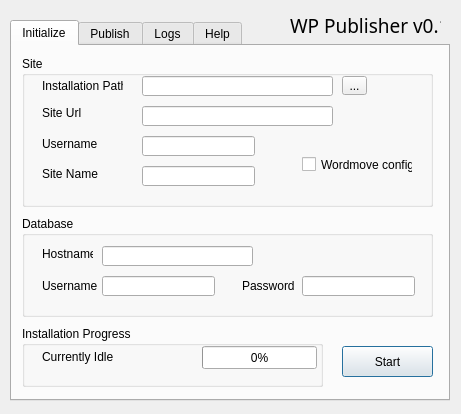
<?xml version="1.0" encoding="UTF-8"?>
<ui version="4.0">
 <class>main_window_dialog</class>
 <widget class="QDialog" name="main_window_dialog">
  <property name="geometry">
   <rect>
    <x>0</x>
    <y>0</y>
    <width>461</width>
    <height>414</height>
   </rect>
  </property>
  <property name="windowTitle">
   <string>WP Publisher</string>
  </property>
  <widget class="QTabWidget" name="main_tab">
   <property name="geometry">
    <rect>
     <x>10</x>
     <y>20</y>
     <width>440</width>
     <height>381</height>
    </rect>
   </property>
   <property name="styleSheet">
    <string notr="true"/>
   </property>
   <property name="currentIndex">
    <number>0</number>
   </property>
   <widget class="QWidget" name="initialize_tab">
    <attribute name="title">
     <string>Initialize</string>
    </attribute>
    <widget class="QPushButton" name="installation_start_button">
     <property name="geometry">
      <rect>
       <x>330</x>
       <y>300</y>
       <width>91</width>
       <height>31</height>
      </rect>
     </property>
     <property name="text">
      <string>Start</string>
     </property>
    </widget>
    <widget class="QGroupBox" name="installation_site_group_box">
     <property name="geometry">
      <rect>
       <x>10</x>
       <y>10</y>
       <width>411</width>
       <height>151</height>
      </rect>
     </property>
     <property name="title">
      <string>Site</string>
     </property>
     <widget class="QToolButton" name="installation_path_file_selector">
      <property name="geometry">
       <rect>
        <x>320</x>
        <y>20</y>
        <width>25</width>
        <height>19</height>
       </rect>
      </property>
      <property name="text">
       <string>...</string>
      </property>
     </widget>
     <widget class="QLineEdit" name="installation_path_text">
      <property name="geometry">
       <rect>
        <x>120</x>
        <y>20</y>
        <width>191</width>
        <height>20</height>
       </rect>
      </property>
     </widget>
     <widget class="QLabel" name="installation_path_label">
      <property name="geometry">
       <rect>
        <x>20</x>
        <y>20</y>
        <width>81</width>
        <height>20</height>
       </rect>
      </property>
      <property name="text">
       <string>Installation Path</string>
      </property>
     </widget>
     <widget class="QLabel" name="installation_username_label">
      <property name="geometry">
       <rect>
        <x>20</x>
        <y>80</y>
        <width>71</width>
        <height>16</height>
       </rect>
      </property>
      <property name="text">
       <string>Username</string>
      </property>
     </widget>
     <widget class="QLineEdit" name="installation_username_text">
      <property name="geometry">
       <rect>
        <x>120</x>
        <y>80</y>
        <width>113</width>
        <height>20</height>
       </rect>
      </property>
     </widget>
     <widget class="QLineEdit" name="installation_site_name_text">
      <property name="geometry">
       <rect>
        <x>120</x>
        <y>110</y>
        <width>113</width>
        <height>20</height>
       </rect>
      </property>
     </widget>
     <widget class="QLabel" name="installation_site_name">
      <property name="geometry">
       <rect>
        <x>20</x>
        <y>110</y>
        <width>61</width>
        <height>16</height>
       </rect>
      </property>
      <property name="text">
       <string>Site Name</string>
      </property>
     </widget>
     <widget class="QCheckBox" name="wordmove_checkbox">
      <property name="geometry">
       <rect>
        <x>280</x>
        <y>100</y>
        <width>111</width>
        <height>17</height>
       </rect>
      </property>
      <property name="text">
       <string>Wordmove config</string>
      </property>
     </widget>
     <widget class="QLabel" name="installation_site_url">
      <property name="geometry">
       <rect>
        <x>20</x>
        <y>50</y>
        <width>47</width>
        <height>13</height>
       </rect>
      </property>
      <property name="text">
       <string>Site Url</string>
      </property>
     </widget>
     <widget class="QLineEdit" name="installation_site_url_text">
      <property name="geometry">
       <rect>
        <x>120</x>
        <y>50</y>
        <width>191</width>
        <height>20</height>
       </rect>
      </property>
     </widget>
    </widget>
    <widget class="QGroupBox" name="installation_progress_group_box">
     <property name="geometry">
      <rect>
       <x>10</x>
       <y>280</y>
       <width>301</width>
       <height>61</height>
      </rect>
     </property>
     <property name="title">
      <string>Installation Progress</string>
     </property>
     <widget class="QProgressBar" name="installation_progress_progress_bar">
      <property name="geometry">
       <rect>
        <x>180</x>
        <y>20</y>
        <width>115</width>
        <height>23</height>
       </rect>
      </property>
      <property name="cursor">
       <cursorShape>ArrowCursor</cursorShape>
      </property>
      <property name="value">
       <number>0</number>
      </property>
     </widget>
     <widget class="QLabel" name="installation_progress_current_status">
      <property name="geometry">
       <rect>
        <x>20</x>
        <y>20</y>
        <width>141</width>
        <height>21</height>
       </rect>
      </property>
      <property name="text">
       <string>Currently Idle</string>
      </property>
     </widget>
    </widget>
    <widget class="QGroupBox" name="installation_database_group_box">
     <property name="geometry">
      <rect>
       <x>10</x>
       <y>170</y>
       <width>411</width>
       <height>101</height>
      </rect>
     </property>
     <property name="title">
      <string>Database</string>
     </property>
     <widget class="QLabel" name="installation_database_hostname_label">
      <property name="geometry">
       <rect>
        <x>20</x>
        <y>30</y>
        <width>51</width>
        <height>16</height>
       </rect>
      </property>
      <property name="text">
       <string>Hostname</string>
      </property>
     </widget>
     <widget class="QLineEdit" name="installation_database_hostname_text">
      <property name="geometry">
       <rect>
        <x>80</x>
        <y>30</y>
        <width>151</width>
        <height>20</height>
       </rect>
      </property>
     </widget>
     <widget class="QLineEdit" name="installation_database_password_text">
      <property name="geometry">
       <rect>
        <x>280</x>
        <y>60</y>
        <width>113</width>
        <height>20</height>
       </rect>
      </property>
     </widget>
     <widget class="QLineEdit" name="installation_database_username_text">
      <property name="geometry">
       <rect>
        <x>80</x>
        <y>60</y>
        <width>113</width>
        <height>20</height>
       </rect>
      </property>
     </widget>
     <widget class="QLabel" name="installation_database_username_label">
      <property name="geometry">
       <rect>
        <x>20</x>
        <y>60</y>
        <width>61</width>
        <height>20</height>
       </rect>
      </property>
      <property name="text">
       <string>Username</string>
      </property>
     </widget>
     <widget class="QLabel" name="installation_database_password_label">
      <property name="geometry">
       <rect>
        <x>220</x>
        <y>60</y>
        <width>61</width>
        <height>20</height>
       </rect>
      </property>
      <property name="text">
       <string>Password</string>
      </property>
     </widget>
    </widget>
    <zorder>installation_progress_group_box</zorder>
    <zorder>installation_start_button</zorder>
    <zorder>installation_site_group_box</zorder>
    <zorder>installation_database_group_box</zorder>
   </widget>
   <widget class="QWidget" name="publish_tab">
    <attribute name="title">
     <string>Publish</string>
    </attribute>
    <widget class="QGroupBox" name="publish_host_group_box">
     <property name="geometry">
      <rect>
       <x>10</x>
       <y>100</y>
       <width>401</width>
       <height>131</height>
      </rect>
     </property>
     <property name="title">
      <string>Host</string>
     </property>
     <widget class="QLabel" name="publish_api_key_label">
      <property name="geometry">
       <rect>
        <x>20</x>
        <y>30</y>
        <width>47</width>
        <height>13</height>
       </rect>
      </property>
      <property name="text">
       <string>API Key</string>
      </property>
     </widget>
     <widget class="QLineEdit" name="publish_api_key_text">
      <property name="geometry">
       <rect>
        <x>110</x>
        <y>30</y>
        <width>271</width>
        <height>20</height>
       </rect>
      </property>
     </widget>
     <widget class="QLabel" name="publish_installation_path_label">
      <property name="geometry">
       <rect>
        <x>20</x>
        <y>60</y>
        <width>91</width>
        <height>16</height>
       </rect>
      </property>
      <property name="text">
       <string>Installation Path</string>
      </property>
     </widget>
     <widget class="QLineEdit" name="publish_installation_path_text">
      <property name="geometry">
       <rect>
        <x>110</x>
        <y>60</y>
        <width>231</width>
        <height>20</height>
       </rect>
      </property>
     </widget>
     <widget class="QToolButton" name="publish_installation_path_selector">
      <property name="geometry">
       <rect>
        <x>350</x>
        <y>60</y>
        <width>25</width>
        <height>19</height>
       </rect>
      </property>
      <property name="text">
       <string>...</string>
      </property>
     </widget>
     <widget class="QLabel" name="publish_site_url_label">
      <property name="geometry">
       <rect>
        <x>20</x>
        <y>90</y>
        <width>71</width>
        <height>16</height>
       </rect>
      </property>
      <property name="text">
       <string>Site Url</string>
      </property>
     </widget>
     <widget class="QLineEdit" name="publish_site_url_text">
      <property name="geometry">
       <rect>
        <x>110</x>
        <y>90</y>
        <width>271</width>
        <height>20</height>
       </rect>
      </property>
     </widget>
    </widget>
    <widget class="QPushButton" name="publish_start">
     <property name="geometry">
      <rect>
       <x>330</x>
       <y>300</y>
       <width>91</width>
       <height>31</height>
      </rect>
     </property>
     <property name="text">
      <string>Start</string>
     </property>
    </widget>
   </widget>
   <widget class="QWidget" name="logs_tab">
    <attribute name="title">
     <string>Logs</string>
    </attribute>
    <widget class="QGroupBox" name="logs_output_group_box">
     <property name="geometry">
      <rect>
       <x>10</x>
       <y>20</y>
       <width>411</width>
       <height>321</height>
      </rect>
     </property>
     <property name="title">
      <string>Output</string>
     </property>
     <widget class="QTextBrowser" name="logs_output_text_box">
      <property name="geometry">
       <rect>
        <x>10</x>
        <y>30</y>
        <width>391</width>
        <height>281</height>
       </rect>
      </property>
      <property name="cursor" stdset="0">
       <cursorShape>IBeamCursor</cursorShape>
      </property>
      <property name="html">
       <string>&lt;!DOCTYPE HTML PUBLIC &quot;-//W3C//DTD HTML 4.0//EN&quot; &quot;http://www.w3.org/TR/REC-html40/strict.dtd&quot;&gt;
&lt;html&gt;&lt;head&gt;&lt;meta name=&quot;qrichtext&quot; content=&quot;1&quot; /&gt;&lt;style type=&quot;text/css&quot;&gt;
p, li { white-space: pre-wrap; }
&lt;/style&gt;&lt;/head&gt;&lt;body style=&quot; font-family:'MS Shell Dlg 2'; font-size:8.25pt; font-weight:400; font-style:normal;&quot;&gt;
&lt;p style=&quot; margin-top:0px; margin-bottom:0px; margin-left:0px; margin-right:0px; -qt-block-indent:0; text-indent:0px;&quot;&gt;...&lt;/p&gt;&lt;/body&gt;&lt;/html&gt;</string>
      </property>
     </widget>
    </widget>
   </widget>
   <widget class="QWidget" name="help_tab">
    <attribute name="title">
     <string>Help</string>
    </attribute>
    <widget class="QGroupBox" name="help_group_box">
     <property name="geometry">
      <rect>
       <x>10</x>
       <y>20</y>
       <width>391</width>
       <height>71</height>
      </rect>
     </property>
     <property name="title">
      <string>Help</string>
     </property>
     <widget class="QLabel" name="help_info_label">
      <property name="geometry">
       <rect>
        <x>20</x>
        <y>30</y>
        <width>361</width>
        <height>21</height>
       </rect>
      </property>
      <property name="text">
       <string>Please see readme</string>
      </property>
     </widget>
    </widget>
   </widget>
  </widget>
  <widget class="QLabel" name="project_title_and_version">
   <property name="geometry">
    <rect>
     <x>290</x>
     <y>10</y>
     <width>151</width>
     <height>31</height>
    </rect>
   </property>
   <property name="font">
    <font>
     <family>Franklin Gothic Medium</family>
     <pointsize>14</pointsize>
    </font>
   </property>
   <property name="text">
    <string>WP Publisher v0.1</string>
   </property>
  </widget>
 </widget>
 <resources/>
 <connections/>
</ui>
